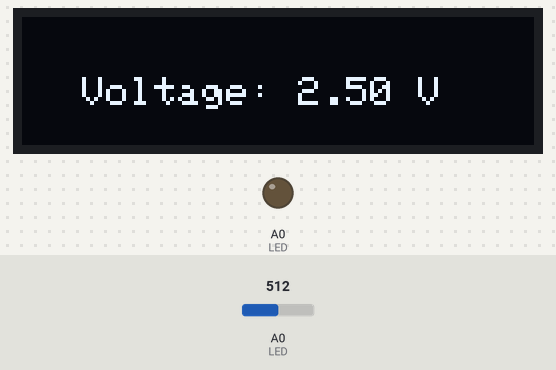
A sketch run on a simulated Arduino Uno, built with avr-gcc and run on an emulated ATmega328P. On the bench: 128×32 one-colour display, output pins drawn as LEDs (lit = HIGH). The inputs (shaded band) are chosen by the test bench; at power-on: A0 (LED) = 512. What the sketch prints to the serial monitor is not drawn.

Above: at 2.8 s.
2.9 s: A0 (LED) set to 417
At 5.5 s:
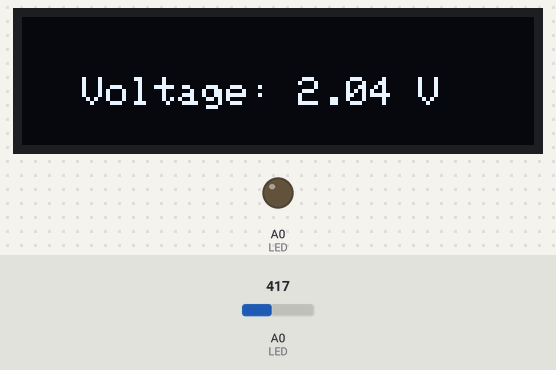
6.5 s: A0 (LED) set to 396
At 9.7 s:
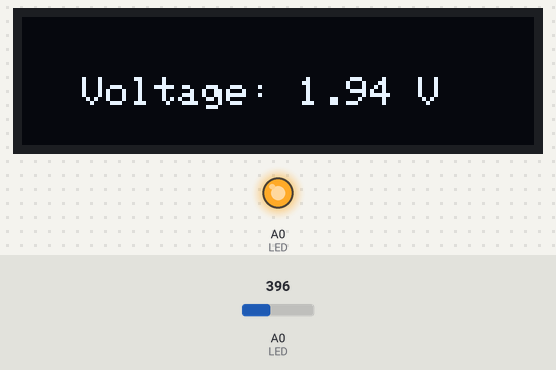
10.6 s: A0 (LED) set to 306
At 13.9 s:
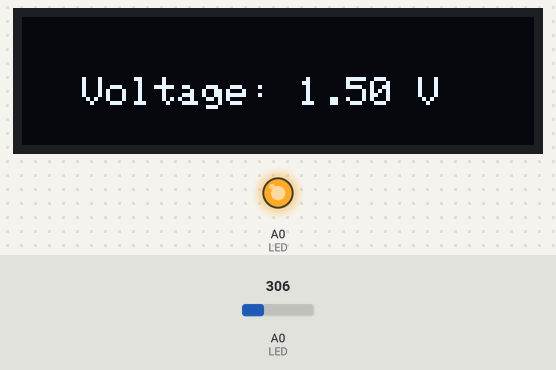
Timing chart, 0 to 15.4 s (numbered marks = the images above; inputs shaded):
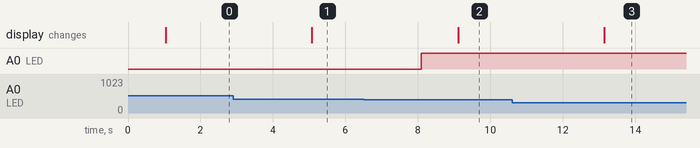

The sketch:

solar_experiment.ino
```cpp
/*
ESP8266 Photoresistor and LED by Tommy Swimmer
Read values from a photoresistor to a 128x32 OLED display.
This sketch works as of 10/08/2020.
TO-DO:
- Add sd card storage.
See GitHub for pinout directions.
 */
// Necessary libraries for OLED display.
#include <SPI.h>
#include <Wire.h>
#include <Adafruit_GFX.h>
#include <Adafruit_SSD1306.h>

#define SCREEN_WIDTH 128 // OLED display width, in pixels
#define SCREEN_HEIGHT 32 // OLED display height, in pixels

// Declaration for an SSD1306 display connected to I2C (SDA, SCL pins)
#define OLED_RESET     LED_BUILTIN // Reset pin # (or -1 if sharing Arduino reset pin)
Adafruit_SSD1306 display(SCREEN_WIDTH, SCREEN_HEIGHT, &Wire, OLED_RESET);

// LED CODE
int LED = 14; // LED PIN IS D8 ON NODEMCU = 5 IN ARDUINO 14

void setup() {
  Serial.begin(9600);

  // SSD1306_SWITCHCAPVCC = generate display voltage from 3.3V internally
  if(!display.begin(SSD1306_SWITCHCAPVCC, 0x3C)) { // Address 0x3C for 128x32
    Serial.println(F("SSD1306 allocation failed"));
    for(;;); // Don't proceed, loop forever
  }

  // Initialize GPIO D5 as an OUTPUT
  pinMode(LED, OUTPUT);


}

void loop() {
// the setup routine runs once when you press reset:

    // read the input on analog pin 0:
  int sensorValue = analogRead(A0);
  // Convert the analog reading (which goes from 0 - 1023) to a voltage (0 - 5V):
  float voltage = sensorValue * (5.0 / 1023.0);

  // Battery protocol
  if (voltage < 2) {
    // Do this
    digitalWrite(LED, HIGH);
  } else {
    // LED Code
    digitalWrite(LED, LOW); // turn the LED off


  }

//  Serial.print("Voltage: ");
  Serial.println(voltage);
  delay(1000);

   // OLED Display
  display.clearDisplay();
  display.setTextSize(1.5);
  display.setTextColor(WHITE);
  display.setCursor(15,15);
  display.print("Voltage: ");
  display.print(voltage);
  display.print(" V");
  display.display();
  delay(1000);
  display.clearDisplay();


}
```

Measured:
- the behaviour switches between 410 and 409 on A0 (LED) (found by bisection; images 1 and 2)
- after the input at 2.9 s, the display: changes after 2.2 s (image 1)
- after the input at 6.5 s, A0 (LED): LOW → HIGH after 1.6 s; the display: changes after 2.6 s (image 2)
- after the input at 10.6 s, the display: changes after 2.5 s (image 3)
